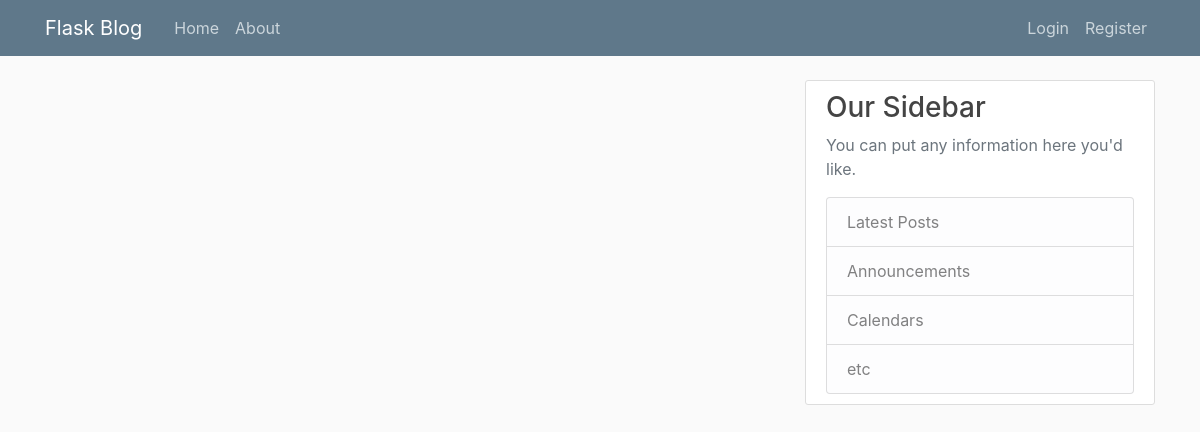
Page /home on the earlier database version.
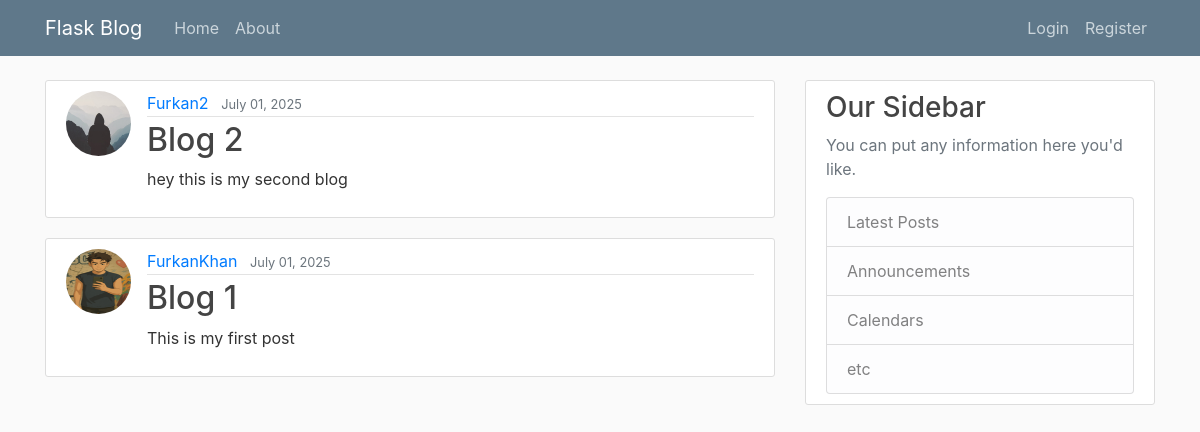
Same page on the later database version.
### app1/models.py (models this page shows, shortened)
class Post(db.Model):
    id=db.Column(db.Integer,primary_key=True)
    title=db.Column(db.String(100),nullable=False)
    date_posted=db.Column(db.DateTime,nullable=False,default=datetime.utcnow)
    content=db.Column(db.Text,nullable=False)
    user_id=db.Column(db.Integer,db.ForeignKey('user.id'),nullable=False)

class User(db.Model,UserMixin):
    id=db.Column(db.Integer,primary_key=True)
    username=db.Column(db.String(20),unique=True,nullable=False)
    email=db.Column(db.String(120),unique=True,nullable=False)
    image_file=db.Column(db.String(20),nullable=False,default='default.jpg')
    password=db.Column(db.String(60),nullable=False)
    posts=db.relationship('Post',backref='author',lazy=True)

### app1/routes.py (the view)
@app.route("/")
@app.route("/home")
def home():
    posts = Post.query.order_by(Post.date_posted.desc()).all()
    return render_template('home.html',posts=posts)

### app1/templates/home.html
{% extends "layout.html" %}
{% block content %}
  {% for post in posts %}
  <article class="media content-section">
    <img class="rounded-circle article-img" src="{{ url_for('static',filename='profile_pic/'+post.author.image_file)}}">
    <div class="media-body">
      <div class="article-metadata">
        <a class="mr-2" href="#">{{ post.author.username }}</a>
        <small class="text-muted">{{ post.date_posted.strftime('%B %d, %Y') }}</small>
      </div>
      <h2><a class="article-title" href="{{url_for('post',post_id=post.id)}}">{{ post.title }}</a></h2>
      <p class="article-content">{{ post.content }}</p>
    </div>
  </article>
  {% endfor %}
{% endblock content %}

### app1/templates/layout.html (shortened to what this page needs)
<!DOCTYPE html>
<html lang="en">
  <head>
    <link
      href="https://cdn.jsdelivr.net/npm/bootstrap@5.3.7/dist/css/bootstrap.min.css"
      rel="stylesheet"
    />
    <link href="https://cdn.jsdelivr.net/npm/bootstrap@4.6.0/dist/css/bootstrap.min.css" rel="stylesheet">
    <link rel="stylesheet" href="{{ url_for('static', filename='main.css') }}">
  </head>
  <body>
    <header class="site-header">
      <nav class="navbar navbar-expand-md navbar-dark bg-steel fixed-top">
        <div class="container">
          <a class="navbar-brand mr-4" href="/">Flask Blog</a>
          <div class="collapse navbar-collapse" id="navbarToggle">
            <div class="navbar-nav mr-auto">
              <a class="nav-item nav-link" href="{{url_for('home')}}">Home</a>
              <a class="nav-item nav-link" href="{{url_for('about')}}">About</a>
            </div>
            <div class="navbar-nav">
              {% if current_user.is_authenticated %}
               <a class="nav-item nav-link" href="{{url_for('new_post')}}">New Post</a>
              <a class="nav-item nav-link" href="{{url_for('account')}}">Account</a>
              <a class="nav-item nav-link" href="{{url_for('logout')}}">Logout</a>
              {% else %}
              <a class="nav-item nav-link" href="{{url_for('login')}}">Login</a>
              <a class="nav-item nav-link" href="{{url_for('register')}}">Register</a>
              {% endif %}
            </div>
          </div>
        </div>
      </nav>
    </header>
    <main role="main" class="container">
      <div class="row">
        <div class="col-md-8">
          {% block content %}{% endblock %}
        </div>
        <div class="col-md-4">
          <div class="content-section">
            <h3>Our Sidebar</h3>
            <p class="text-muted">
              You can put any information here you'd like.
            </p>
            <ul class="list-group">
              <li class="list-group-item list-group-item-light">
                Latest Posts
              </li>
              <li class="list-group-item list-group-item-light">
                Announcements
              </li>
              <li class="list-group-item list-group-item-light">Calendars</li>
              <li class="list-group-item list-group-item-light">etc</li>
            </ul>
          </div>
        </div>
      </div>
    </main>
  </body>
</html>

### app1/static/main.css (style rules this page uses)
body { background: #fafafa; color: #333333; margin-top: 5rem; }
h1, h2, h3, h4, h5, h6 { color: #444444; }
.bg-steel { background-color: #5f788a; }
.site-header .navbar-nav .nav-link { color: #cbd5db; }
.content-section { background: #ffffff; padding: 10px 20px; border: 1px solid #dddddd; border-radius: 3px; margin-bottom: 20px; }
.article-title { color: #444444; }
.article-content { white-space: pre-line; }
.article-img { height: 65px; width: 65px; margin-right: 16px; }
.article-metadata { padding-bottom: 1px; margin-bottom: 4px; border-bottom: 1px solid #e3e3e3 }

Differences in the rows shown:
added Post: image_file (placeholder picture), author.username "Furkan2", date_posted "July 01, 2025", title "Blog 2", content "hey this is my second blog"
added Post: image_file (picture), author.username "FurkanKhan", date_posted "July 01, 2025", title "Blog 1", content "This is my first post"
